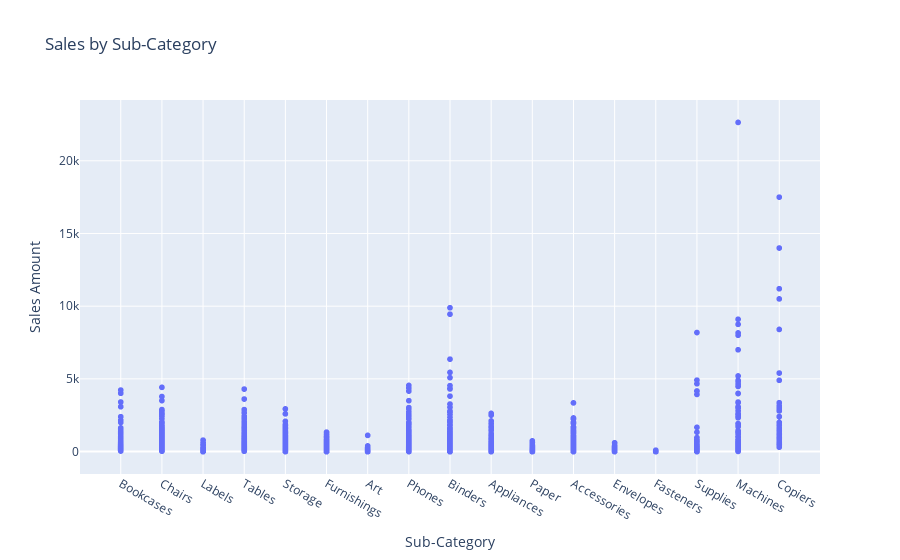
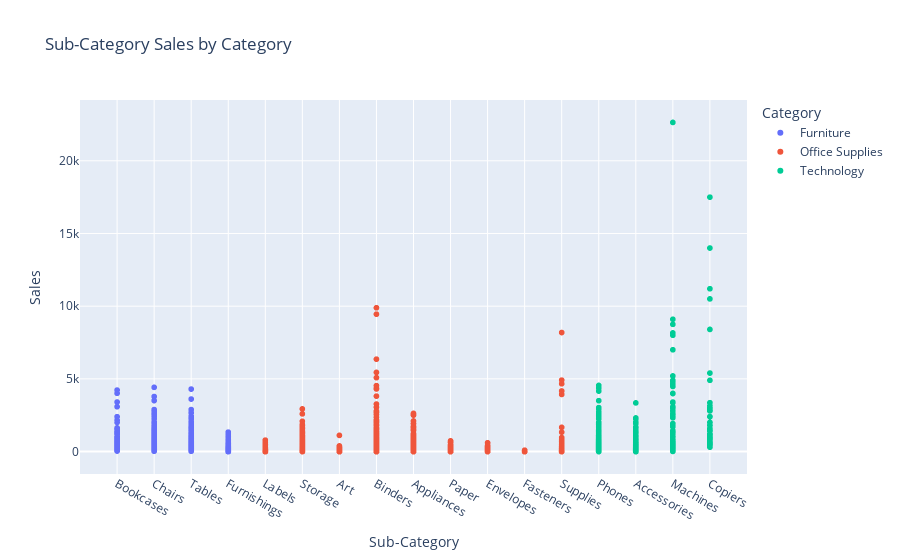

The cell these charts' notebook holds for them, in order:
### Code cell
## 7️⃣ **Sales by Sub-Category (Scatter Plot)**
fig_scatter = px.scatter(df, x="Sub-Category", y="Sales", title="Sales by Sub-Category",
                         labels={"Sub-Category": "Sub-Category", "Sales": "Sales Amount"})
fig_scatter.show()

fig_scatter = px.scatter(df, x="Sub-Category", y="Sales", color="Category", title="Sub-Category Sales by Category")
fig_scatter.show()

### Figure 1 — Plotly figure (JSON) as saved in the notebook; plotly's stock layout.template omitted (floating-point values rounded to 4 significant figures; data arrays with more than 128 entries replaced by an {"elided": "..."} marker saying what was removed)
{"data": [{"hovertemplate": "Sub-Category=%{x}<br>Sales Amount=%{y}<extra></extra>", "legendgroup": "", "marker": {"color": "#636efa", "symbol": "circle"}, "mode": "markers", "name": "", "showlegend": false, "type": "scattergl", "x": {"elided": "9789 str values"}, "xaxis": "x", "y": {"elided": "9789 float values"}, "yaxis": "y"}], "layout": {"legend": {"tracegroupgap": 0}, "title": {"text": "Sales by Sub-Category"}, "xaxis": {"anchor": "y", "domain": [0, 1], "title": {"text": "Sub-Category"}}, "yaxis": {"anchor": "x", "domain": [0, 1], "title": {"text": "Sales Amount"}}}}

### Figure 2 — Plotly figure (JSON) as saved in the notebook; plotly's stock layout.template omitted (floating-point values rounded to 4 significant figures; data arrays with more than 128 entries replaced by an {"elided": "..."} marker saying what was removed)
{"data": [{"hovertemplate": "Category=Furniture<br>Sub-Category=%{x}<br>Sales=%{y}<extra></extra>", "legendgroup": "Furniture", "marker": {"color": "#636efa", "symbol": "circle"}, "mode": "markers", "name": "Furniture", "showlegend": true, "type": "scattergl", "x": {"elided": "2076 str values"}, "xaxis": "x", "y": {"elided": "2076 float values"}, "yaxis": "y"}, {"hovertemplate": "Category=Office Supplies<br>Sub-Category=%{x}<br>Sales=%{y}<extra></extra>", "legendgroup": "Office Supplies", "marker": {"color": "#EF553B", "symbol": "circle"}, "mode": "markers", "name": "Office Supplies", "showlegend": true, "type": "scattergl", "x": {"elided": "5903 str values"}, "xaxis": "x", "y": {"elided": "5903 float values"}, "yaxis": "y"}, {"hovertemplate": "Category=Technology<br>Sub-Category=%{x}<br>Sales=%{y}<extra></extra>", "legendgroup": "Technology", "marker": {"color": "#00cc96", "symbol": "circle"}, "mode": "markers", "name": "Technology", "showlegend": true, "type": "scattergl", "x": {"elided": "1810 str values"}, "xaxis": "x", "y": {"elided": "1810 float values"}, "yaxis": "y"}], "layout": {"legend": {"title": {"text": "Category"}, "tracegroupgap": 0}, "title": {"text": "Sub-Category Sales by Category"}, "xaxis": {"anchor": "y", "domain": [0, 1], "title": {"text": "Sub-Category"}}, "yaxis": {"anchor": "x", "domain": [0, 1], "title": {"text": "Sales"}}}}
